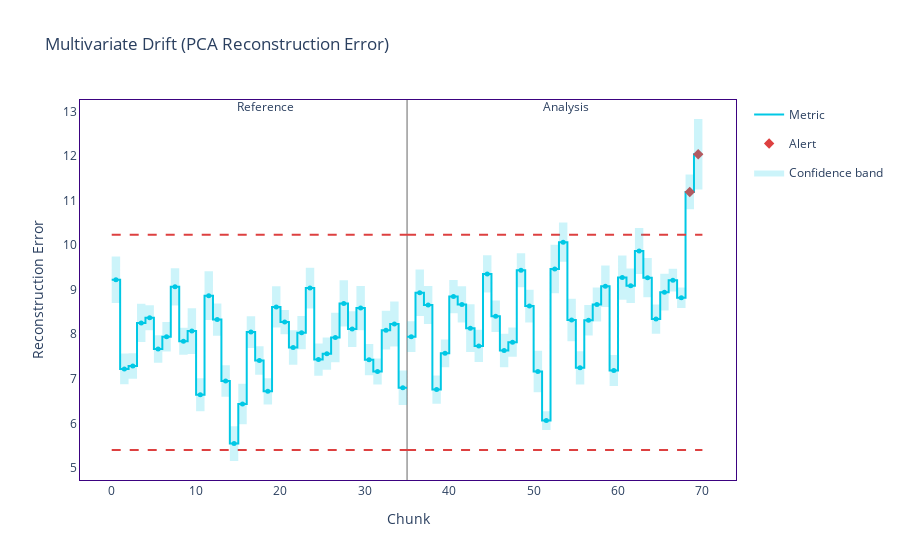

Write notebook code for a chart like this one.
### Code cell
METRLA_drift_detector = nml.DataReconstructionDriftCalculator(
    column_names=METRLA_feature_names,
    chunk_size=500
).fit(reference_data=METRLA_reference_set)

# Calculate drift results
METRLA_drift_results = METRLA_drift_detector.calculate(data=METRLA_analysis_set)

# Visualize drift
METRLA_drift_results_plot = METRLA_drift_results.plot()
METRLA_drift_results_plot.show()

### Figure 1 — Plotly figure (JSON) as saved in the notebook; plotly's stock layout.template omitted (floating-point values rounded to 4 significant figures; data arrays with more than 128 entries replaced by an {"elided": "..."} marker saying what was removed)
{"data": [{"hoverinfo": "skip", "legendgroup": "metric_reference", "line": {"color": "#00c8e5", "shape": "hv", "width": 2}, "mode": "lines", "name": "Metric", "showlegend": true, "type": "scatter", "x": [0, 1, 2, 3, 4, 5, 6, 7, 8, 9, 10, 11, 12, 13, 14, 15, 16, 17, 18, 19, 20, 21, 22, 23, 24, 25, 26, 27, 28, 29, 30, 31, 32, 33, 34, 35], "y": [9.222, 7.222, 7.287, 8.255, 8.371, 7.668, 7.944, 9.064, 7.844, 8.071, 6.642, 8.864, 8.329, 6.949, 5.546, 6.433, 8.048, 7.412, 6.72, 8.613, 8.273, 7.704, 8.036, 9.036, 7.431, 7.563, 7.929, 8.692, 8.115, 8.587, 7.43, 7.162, 8.092, 8.231, 6.8, 6.8]}, {"customdata": {"elided": "35x7 mixed values"}, "hovertemplate": "%{customdata[1]} &nbsp; &nbsp; %{customdata[2]} <br />Chunk: <b>%{customdata[3]}</b> &nbsp; &nbsp; %{customdata[4]} <br />%{customdata[0]}: <b>%{customdata[5]}</b><br />Confidence band: +/- <b>%{customdata[6]}</b><br /><extra></extra>", "legendgroup": "metric_reference", "marker": {"color": "#00c8e5", "size": 5, "symbol": "circle"}, "mode": "markers", "name": "Metric", "showlegend": false, "type": "scatter", "x": [0.5, 1.5, 2.5, 3.5, 4.5, 5.5, 6.5, 7.5, 8.5, 9.5, 10.5, 11.5, 12.5, 13.5, 14.5, 15.5, 16.5, 17.5, 18.5, 19.5, 20.5, 21.5, 22.5, 23.5, 24.5, 25.5, 26.5, 27.5, 28.5, 29.5, 30.5, 31.5, 32.5, 33.5, 34.5], "y": [9.222, 7.222, 7.287, 8.255, 8.371, 7.668, 7.944, 9.064, 7.844, 8.071, 6.642, 8.864, 8.329, 6.949, 5.546, 6.433, 8.048, 7.412, 6.72, 8.613, 8.273, 7.704, 8.036, 9.036, 7.431, 7.563, 7.929, 8.692, 8.115, 8.587, 7.43, 7.162, 8.092, 8.231, 6.8, 6.8]}, {"hoverinfo": "skip", "legendgroup": "metric_analysis", "line": {"color": "#00c8e5", "shape": "hv", "width": 2}, "mode": "lines", "name": "Metric", "showlegend": false, "type": "scatter", "x": [35, 36, 37, 38, 39, 40, 41, 42, 43, 44, 45, 46, 47, 48, 49, 50, 51, 52, 53, 54, 55, 56, 57, 58, 59, 60, 61, 62, 63, 64, 65, 66, 67, 68, 69, 70], "y": [7.946, 8.931, 8.656, 6.758, 7.572, 8.846, 8.669, 8.137, 7.737, 9.354, 8.403, 7.633, 7.823, 9.437, 8.631, 7.166, 6.063, 9.464, 10.07, 8.319, 7.246, 8.313, 8.668, 9.077, 7.185, 9.272, 9.089, 9.868, 9.27, 8.34, 8.945, 9.213, 8.818, 11.19, 12.04, 12.04]}, {"customdata": {"elided": "35x7 mixed values"}, "hovertemplate": "%{customdata[1]} &nbsp; &nbsp; %{customdata[2]} <br />Chunk: <b>%{customdata[3]}</b> &nbsp; &nbsp; %{customdata[4]} <br />%{customdata[0]}: <b>%{customdata[5]}</b><br />Confidence band: +/- <b>%{customdata[6]}</b><br /><extra></extra>", "legendgroup": "metric_analysis", "marker": {"color": "#00c8e5", "size": 5, "symbol": "circle"}, "mode": "markers", "name": "Metric", "showlegend": false, "type": "scatter", "x": [35.5, 36.5, 37.5, 38.5, 39.5, 40.5, 41.5, 42.5, 43.5, 44.5, 45.5, 46.5, 47.5, 48.5, 49.5, 50.5, 51.5, 52.5, 53.5, 54.5, 55.5, 56.5, 57.5, 58.5, 59.5, 60.5, 61.5, 62.5, 63.5, 64.5, 65.5, 66.5, 67.5, 68.5, 69.5], "y": [7.946, 8.931, 8.656, 6.758, 7.572, 8.846, 8.669, 8.137, 7.737, 9.354, 8.403, 7.633, 7.823, 9.437, 8.631, 7.166, 6.063, 9.464, 10.07, 8.319, 7.246, 8.313, 8.668, 9.077, 7.185, 9.272, 9.089, 9.868, 9.27, 8.34, 8.945, 9.213, 8.818, 11.19, 12.04, 12.04]}, {"hoverinfo": "skip", "legendgroup": "alert", "marker": {"color": "#DD4040", "size": 8, "symbol": "diamond"}, "mode": "markers", "name": "Alert", "showlegend": true, "type": "scatter", "x": [68.5, 69.5], "y": [11.19, 12.04]}, {"hoverinfo": "skip", "legendgroup": "thresh", "line": {"color": "#DD4040", "dash": "dash", "width": 2}, "mode": "lines", "name": "Threshold", "showlegend": false, "type": "scatter", "x": [0, 1, 2, 3, 4, 5, 6, 7, 8, 9, 10, 11, 12, 13, 14, 15, 16, 17, 18, 19, 20, 21, 22, 23, 24, 25, 26, 27, 28, 29, 30, 31, 32, 33, 34, 35], "y": [10.23, 10.23, 10.23, 10.23, 10.23, 10.23, 10.23, 10.23, 10.23, 10.23, 10.23, 10.23, 10.23, 10.23, 10.23, 10.23, 10.23, 10.23, 10.23, 10.23, 10.23, 10.23, 10.23, 10.23, 10.23, 10.23, 10.23, 10.23, 10.23, 10.23, 10.23, 10.23, 10.23, 10.23, 10.23, 10.23]}, {"hoverinfo": "skip", "legendgroup": "thresh", "line": {"color": "#DD4040", "dash": "dash", "width": 2}, "mode": "lines", "name": "Threshold", "showlegend": false, "type": "scatter", "x": [0, 1, 2, 3, 4, 5, 6, 7, 8, 9, 10, 11, 12, 13, 14, 15, 16, 17, 18, 19, 20, 21, 22, 23, 24, 25, 26, 27, 28, 29, 30, 31, 32, 33, 34, 35], "y": [5.402, 5.402, 5.402, 5.402, 5.402, 5.402, 5.402, 5.402, 5.402, 5.402, 5.402, 5.402, 5.402, 5.402, 5.402, 5.402, 5.402, 5.402, 5.402, 5.402, 5.402, 5.402, 5.402, 5.402, 5.402, 5.402, 5.402, 5.402, 5.402, 5.402, 5.402, 5.402, 5.402, 5.402, 5.402, 5.402]}, {"hoverinfo": "skip", "legendgroup": "thresh", "line": {"color": "#DD4040", "dash": "dash", "width": 2}, "mode": "lines", "name": "Threshold", "showlegend": false, "type": "scatter", "x": [35, 36, 37, 38, 39, 40, 41, 42, 43, 44, 45, 46, 47, 48, 49, 50, 51, 52, 53, 54, 55, 56, 57, 58, 59, 60, 61, 62, 63, 64, 65, 66, 67, 68, 69, 70], "y": [10.23, 10.23, 10.23, 10.23, 10.23, 10.23, 10.23, 10.23, 10.23, 10.23, 10.23, 10.23, 10.23, 10.23, 10.23, 10.23, 10.23, 10.23, 10.23, 10.23, 10.23, 10.23, 10.23, 10.23, 10.23, 10.23, 10.23, 10.23, 10.23, 10.23, 10.23, 10.23, 10.23, 10.23, 10.23, 10.23]}, {"hoverinfo": "skip", "legendgroup": "thresh", "line": {"color": "#DD4040", "dash": "dash", "width": 2}, "mode": "lines", "name": "Threshold", "showlegend": false, "type": "scatter", "x": [35, 36, 37, 38, 39, 40, 41, 42, 43, 44, 45, 46, 47, 48, 49, 50, 51, 52, 53, 54, 55, 56, 57, 58, 59, 60, 61, 62, 63, 64, 65, 66, 67, 68, 69, 70], "y": [5.402, 5.402, 5.402, 5.402, 5.402, 5.402, 5.402, 5.402, 5.402, 5.402, 5.402, 5.402, 5.402, 5.402, 5.402, 5.402, 5.402, 5.402, 5.402, 5.402, 5.402, 5.402, 5.402, 5.402, 5.402, 5.402, 5.402, 5.402, 5.402, 5.402, 5.402, 5.402, 5.402, 5.402, 5.402, 5.402]}, {"connectgaps": true, "hoverinfo": "skip", "line": {"color": "rgba(0,0,0,0)", "shape": "hv"}, "mode": "lines", "name": "Confidence band", "showlegend": false, "type": "scatter", "x": [0, 1, 2, 3, 4, 5, 6, 7, 8, 9, 10, 11, 12, 13, 14, 15, 16, 17, 18, 19, 20, 21, 22, 23, 24, 25, 26, 27, 28, 29, 30, 31, 32, 33, 34, 35], "y": [9.744, 7.567, 7.573, 8.686, 8.652, 7.977, 8.276, 9.481, 8.147, 8.585, 7.014, 9.411, 8.69, 7.303, 5.937, 6.89, 8.407, 7.733, 7.015, 9.078, 8.544, 8.091, 8.411, 9.495, 7.794, 7.925, 8.485, 9.21, 8.517, 9.084, 7.783, 7.455, 8.527, 8.736, 7.187, 7.187]}, {"connectgaps": true, "fill": "tonexty", "fillcolor": "rgba(0.0, 0.7843137254901961, 0.8980392156862745, 0.2)", "hoverinfo": "skip", "line": {"color": "rgba(0,0,0,0)", "shape": "hv"}, "mode": "lines", "name": "Confidence band", "showlegend": true, "type": "scatter", "x": [0, 1, 2, 3, 4, 5, 6, 7, 8, 9, 10, 11, 12, 13, 14, 15, 16, 17, 18, 19, 20, 21, 22, 23, 24, 25, 26, 27, 28, 29, 30, 31, 32, 33, 34, 35], "y": [8.7, 6.876, 7.0, 7.823, 8.091, 7.358, 7.613, 8.646, 7.541, 7.557, 6.27, 8.317, 7.968, 6.595, 5.155, 5.977, 7.689, 7.091, 6.425, 8.149, 8.002, 7.316, 7.662, 8.577, 7.067, 7.201, 7.374, 8.174, 7.714, 8.09, 7.077, 6.87, 7.657, 7.726, 6.413, 6.413]}, {"connectgaps": true, "hoverinfo": "skip", "line": {"color": "rgba(0,0,0,0)", "shape": "hv"}, "mode": "lines", "name": "Confidence band", "showlegend": false, "type": "scatter", "x": [35, 36, 37, 38, 39, 40, 41, 42, 43, 44, 45, 46, 47, 48, 49, 50, 51, 52, 53, 54, 55, 56, 57, 58, 59, 60, 61, 62, 63, 64, 65, 66, 67, 68, 69, 70], "y": [8.293, 9.452, 9.081, 7.076, 7.883, 9.218, 9.076, 8.671, 8.099, 9.771, 8.755, 8.009, 8.149, 9.819, 9.0, 7.632, 6.273, 10.01, 10.51, 8.794, 7.617, 8.655, 9.048, 9.542, 7.533, 9.768, 9.476, 10.38, 9.712, 8.67, 9.358, 9.469, 9.048, 11.58, 12.83, 12.83]}, {"connectgaps": true, "fill": "tonexty", "fillcolor": "rgba(0.0, 0.7843137254901961, 0.8980392156862745, 0.2)", "hoverinfo": "skip", "line": {"color": "rgba(0,0,0,0)", "shape": "hv"}, "mode": "lines", "name": "Confidence band", "showlegend": false, "type": "scatter", "x": [35, 36, 37, 38, 39, 40, 41, 42, 43, 44, 45, 46, 47, 48, 49, 50, 51, 52, 53, 54, 55, 56, 57, 58, 59, 60, 61, 62, 63, 64, 65, 66, 67, 68, 69, 70], "y": [7.599, 8.409, 8.232, 6.44, 7.26, 8.473, 8.262, 7.604, 7.375, 8.938, 8.052, 7.257, 7.497, 9.055, 8.263, 6.7, 5.853, 8.919, 9.629, 7.844, 6.874, 7.971, 8.288, 8.612, 6.836, 8.776, 8.702, 9.351, 8.828, 8.01, 8.532, 8.957, 8.588, 10.8, 11.25, 11.25]}], "layout": {"annotations": [{"showarrow": false, "text": "Reference", "x": 17, "xshift": 10, "y": 1.01, "yref": "y domain"}, {"showarrow": false, "text": "Analysis", "x": 52, "xshift": 15, "y": 1.01, "yref": "y domain"}], "hoverlabel": {"bgcolor": "white", "font": {"size": 14}}, "legend": {"itemclick": false, "itemdoubleclick": false, "traceorder": "grouped"}, "paper_bgcolor": "rgba(255,255,255,1)", "plot_bgcolor": "rgba(255,255,255,1)", "shapes": [{"layer": "below", "line": {"color": "#666666", "width": 1}, "type": "line", "x0": 35, "x1": 35, "xref": "x", "y0": 0, "y1": 1, "yref": "y domain"}], "title": {"text": "Multivariate Drift (PCA Reconstruction Error)"}, "xaxis": {"linecolor": "#3b0280", "matches": "x", "mirror": true, "showgrid": false, "title": {"text": "Chunk"}, "zeroline": false}, "yaxis": {"linecolor": "#3b0280", "mirror": true, "showgrid": false, "title": {"text": "Reconstruction Error"}, "zeroline": false}}}
